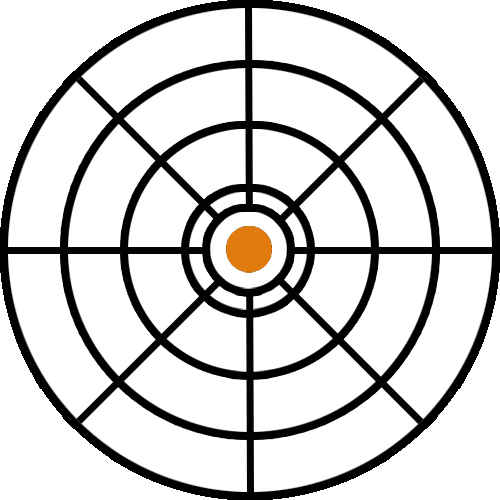
#> input picture english_spin.png, 500 x 500 px
$ python billiards.py
#> lines starting #> are read from the running program, lines starting #| are printed output that depends on the picture
import cv2
import numpy as np
import tkinter as tk
from tkinter import filedialog, PhotoImage
from PIL import Image, ImageDraw, ImageTk
import matplotlib.pyplot as plt
import math

file_path = None
spin = cv2.imread('english_spin.png', cv2.IMREAD_UNCHANGED)
#> spin is the input picture: shape (500, 500, 4); mean B, G, R, A 208.1, 208.8, 209.5, 200.8
english_spin = cv2.resize(spin, (150, 150))
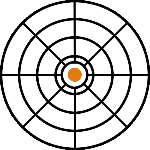
#> english_spin: shape (150, 150, 4); mean B, G, R, A 208, 208.7, 209.4, 200.8
spin_angle = 0.00000
spin_mouse_coordinates =  (-100005, 0)

left_bar_image = cv2.imread('strength_left_bar.png', cv2.IMREAD_UNCHANGED)
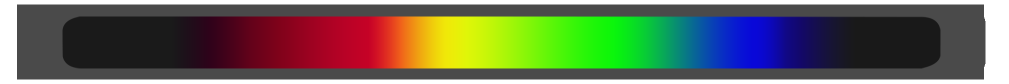
#> input picture strength_left_bar.png, 2018 x 168 px (shown at 1/2 size)
#> left_bar_image is the input picture: shape (168, 2018, 4); mean B, G, R, A 86.1, 106.3, 103, 216.1
strength_left_bar = cv2.resize(left_bar_image, (250, 30))
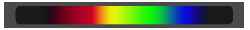
#> strength_left_bar: shape (30, 250, 4); mean B, G, R, A 90.8, 110.6, 107.3, 211.2

right_bar_image = cv2.imread('strength_right_bar.png', cv2.IMREAD_UNCHANGED)
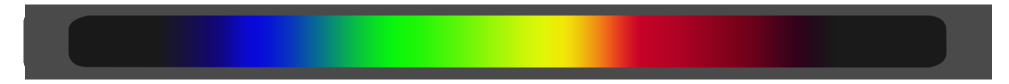
#> input picture strength_right_bar.png, 2018 x 168 px (shown at 1/2 size)
#> right_bar_image is the input picture: shape (168, 2018, 4); mean B, G, R, A 86.1, 106.3, 103, 216.1
strength_right_bar = cv2.resize(right_bar_image, (250, 30))
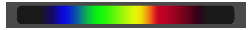
#> strength_right_bar: shape (30, 250, 4); mean B, G, R, A 90.8, 110.6, 107.3, 211.2

global english_spin_status
english_spin_status = False

# [25 lines left out: functions show_main_screen, show_rank_screen, display_image, return_origin, not called in this run]


# Function to generate a white image
def generate_white_board(width, height):
    white_image = np.ones((height, width, 3), dtype=np.uint8) * 255
    return white_image

# Function to update the video feed in the label
# [21 lines left out: function display_video_feed, not called in this run]

# Function to display the white board
def display_white_board():
    white_image = generate_white_board(1266, 700)
    image_rgb = cv2.cvtColor(white_image, cv2.COLOR_BGR2RGB)
#> image_rgb: shape (700, 1266, 3); every value is 255
    pil_image = Image.fromarray(image_rgb)
    tk_image = ImageTk.PhotoImage(image=pil_image)
    image_label.config(image=tk_image)
    image_label.image = tk_image

# [55 lines left out: functions orientation, on_segment, intersect_point, calculate_slope, not called in this run]

# Function to calculate the equation of a line given a point and slope
def line_equation_from_point_slope(point, slope):
    x, y = point
    return slope, y - slope * x

def Normalize(vector):
  magnitude = math.sqrt(vector[0]**2 + vector[1]**2)
  return (vector[0]/magnitude, vector[1]/magnitude)

def dot(u, v):
   return sum(a*b for a,b in zip(u,v))

# Function to find the intersection point of a line with the boundary of the image
# [323 lines left out: functions find_intersection_with_boundary, angle_between_lines, angle_to_line, second_intersect_point, projection_point, calculate_collision and 3 more, not called in this run]

mouse_coordinates = (633, 350)
# Function to analyze the image
# [718 lines left out: function analyze_image, not called in this run]

pocket_color = 'aaa'
pocket_pos = pocket_color
# Function to select image file
# [64 lines left out: functions select_image_file, select_pocket, input_distance, show_hit_ball, on_left_click, not called in this run]

# Create the main Tkinter window
root = tk.Tk()
root.title("ビリヤード解析システム")
root.geometry("1400x900")

# Main screen widgets
main_screen = tk.Frame(root)
select_file_button = tk.Button(main_screen, text="画像を選択", command=select_image_file, bg="#99ffff", width=20, font=("Arial", 14, 'bold'))
select_file_button.pack(side=tk.TOP, pady=10)

return_button = tk.Button(main_screen, text="戻る", bg="#99ffff", width=20, font=("Arial", 14, 'bold'), command=return_origin)
return_button.pack(side=tk.TOP, padx=10)  # Adjust the pady value as needed for spacing

pocket_selection_frame = tk.Frame(main_screen)
pockets = ["Polaris", "Sirius", "Jupiter", "Venus", "Terra", "Mars"]
for pocket in pockets:
    pocket_button = tk.Button(pocket_selection_frame, text=pocket, command=lambda p=pocket: select_pocket(p), bg="#66a3ff",  width=10, font=("Arial", 12))
    pocket_button.pack(side=tk.LEFT, padx=15, pady=15)
pocket_selection_frame.pack()

image_label = tk.Label(main_screen)
image_label.pack(side=tk.LEFT, padx=10, pady=10)

display_white_board()

hit_point_button = tk.Button(main_screen, text="表示", width=5, bg='#b8b894', font=("Semi-serif", 12, "bold"), command=show_hit_ball, compound='left')
hit_point_button.pack(pady=10)

label = tk.Label(main_screen, text="通り:", font=("Semi-serif", 15, "bold"))
label.pack(pady=5)

entry = tk.Entry(main_screen, width=5, font=("Semi-serif", 15))
entry.pack(pady=5)

# Bind the <Return> key event to the input_distance function
entry.bind("<Return>", lambda event: input_distance())


canvas = tk.Canvas(main_screen, width=40, height=500, bg='#1a75ff')
canvas.pack(side=tk.RIGHT, padx=10, pady=10)

# Button to exercise to the secondary screen
exercise_button = tk.Button(root, text="フリー練習モード", width=58, height=30, bg='#b8b894', font=("Semi-serif", 15, "bold"),  command=show_main_screen)
exercise_button.pack(side=tk.LEFT, padx=10)

rank_button = tk.Button(root, text="ランクアップ試験モード", width=58, height=30, bg='#ff9999', font=("Semi-serif", 15, "bold"), command=show_rank_screen)
rank_button.pack(side=tk.LEFT, padx=10)

# input_button = tk.Button(root, text="Open Input Window", width=30, height=2, bg='#ff9999', font=("Semi-serif", 15, "bold"), command=create_input_window)
# input_button.pack(pady=20)

# Bind mouse motion event to the on_mouse_move function
root.bind("<Button-1>", on_left_click)

# Run the Tkinter event loop
root.mainloop()
